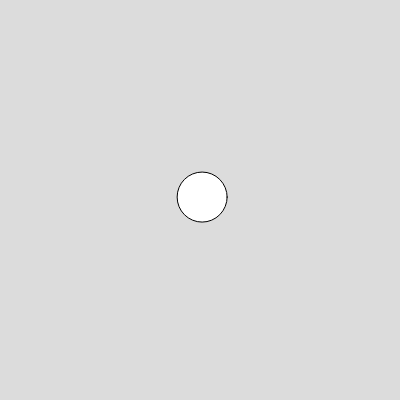
Frame 1 (no input)
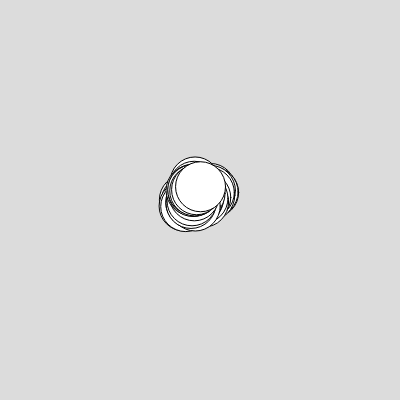
Frame 60 (no input)
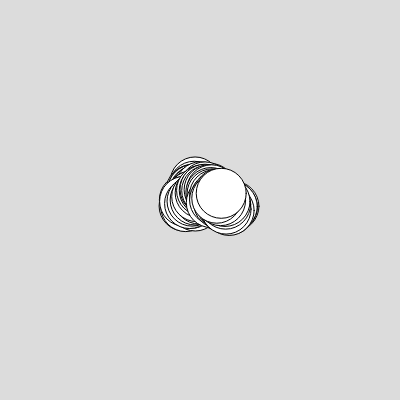
Frame 120 (the mouse pressed at the canvas centre since frame 60)

The p5.js sketch that drew these frames (run headless with seeded random() and noise() and a simulated clock; from frame 60 on, the mouse is pressed at the canvas centre):

// p5.js sketch
// ── sketch.js
let x, y;
let xSpeed, ySpeed;

function setup() {
  createCanvas(400, 400);
  background(220);

  x = width / 2;
  y = height / 2;
}

function draw() {
  //background(220);

  // randomize the speed every frame
  xSpeed = random(-5, 5);
  ySpeed = random(-5, 5);

  // update the position
  x = x + xSpeed;
  y = y + ySpeed;

  // display the circle
  circle(x, y, 50);
}
